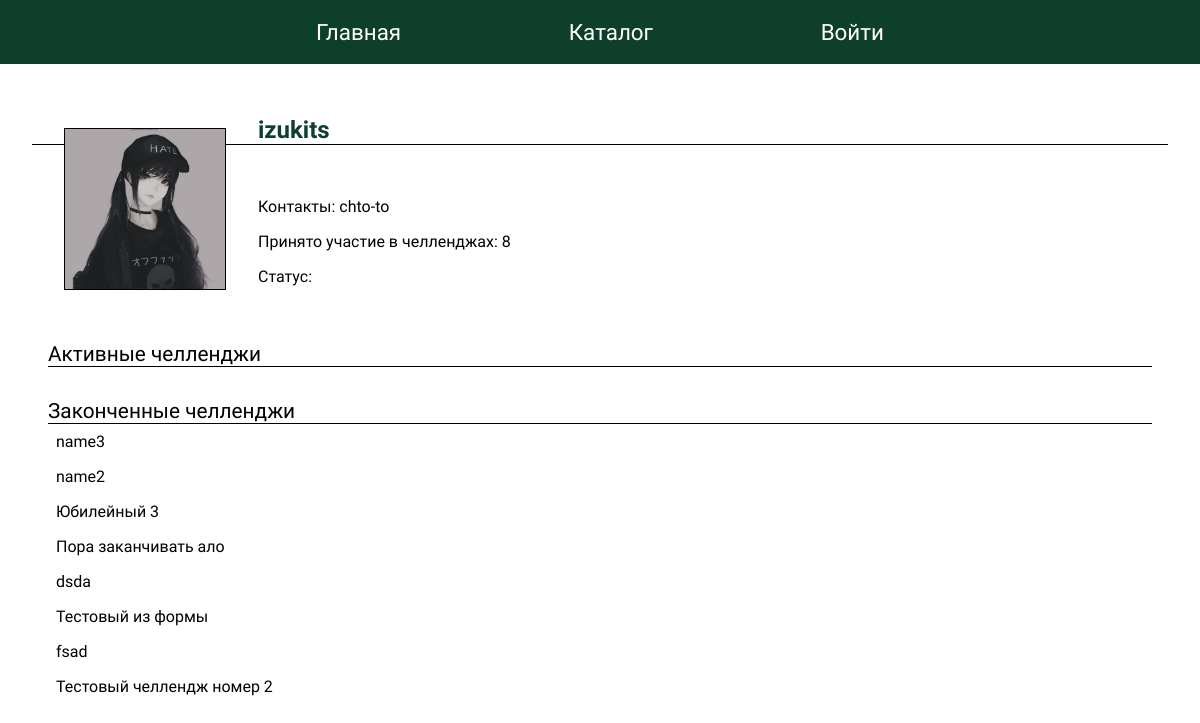
The app's page /profile/user1/ with its own data.
### artfreedom/apps/main/models.py (models this page shows, shortened)
class User_data(models.Model):
    user = models.OneToOneField(User, on_delete=models.CASCADE)
    status = models.CharField("статус пользователя", max_length=500, blank=True)
    contacts = models.CharField("контакты пользователя", max_length=200)
    avatar = models.OneToOneField(Image, on_delete=models.SET_NULL, null=True, blank=True)

class Challenge_to_User(models.Model):
    challenge = models.ForeignKey(Challenge_article, null=True, on_delete=models.SET_NULL)
    user = models.ForeignKey(User_data, null=True, on_delete=models.SET_NULL)
    role = models.CharField(max_length=50, choices=[
                                                ('creator', 'creator'),
                                                ('participant', 'participant')
                                                ])

class Challenge_article(models.Model):
    article_title = models.CharField("название челленджа", max_length=200)
    article_description = models.TextField("описание челленджа")
    pub_date = models.DateTimeField("дата публикации")
    start_date = models.DateTimeField("дата начала", default=datetime.now())
    recruitment_time = models.IntegerField("время челледжа (в днях)")  # in days
    avatar = models.OneToOneField(Image,  null=True, on_delete=models.SET_NULL)
    def __str__(self):
        return self.article_title
    class Meta:
        verbose_name = "Челлендж"
        verbose_name_plural = "Челленджи"

### artfreedom/apps/userprofile/views.py (the view)
# urls.py: path("user<int:userid>/", views.profile, name="profile"),
def profile(request, userid):
    args = {}
    if userid == request.user.id:
        return HttpResponseRedirect("/profile/")
    usr = User.objects.get(id=userid)
    userdata = User_data.objects.get(user=usr)
    args["username"] = usr.username
    args['status'] = userdata.status
    args['contacts'] = userdata.contacts
    args['col_challenges'] = userdata.challenge_to_user_set.count()
    args['challenges'] = userdata.challenge_to_user_set.all()
    if userdata.avatar:
        args['avatar_url'] = userdata.avatar.image.url
    args['ismyprofile'] = request.user.id == userid
    return render(request, "userprofile/profile.html", args)

### artfreedom/templates/userprofile/profile.html (shortened to what this page needs)
{% extends 'base.html' %}
{% load static %}
{% block styles %}
<link rel="stylesheet" href="{% static 'css/profile.css' %}">
<link rel="stylesheet" href="{% static 'css/text.css' %}">
{% endblock %}
{% block main_content %}
{% if username %}
<main class="profile">
    <div class="avatar">
        <img src="{% if avatar_url %}
            {{ avatar_url }}
        {% else %}
            {% static 'imgs/default_avatar.jpg' %}
        {% endif %}
        " alt="{{username}}'s avatar">
    </div>
    <header>
        <h2 class="heading2">{{username}}</h2>
    </header>
    <section >
        <p>Контакты: {{ contacts }}</p>
        <p>Принято участие в челленджах: {{col_challenges}}</p>
        <p>Статус: {{ status }}</p>
    </section>
    <figure class="challenges_gallary clearfix">
        <figcaption>Активные челленджи</figcaption>
    </figure>
    <figure class="challenges_gallary clearfix">
        <figcaption>Законченные челленджи</figcaption>
        {% for ch in  challenges%}
        {% if not ch.active %}
        <a href='{% url 'challenge' ch.challenge.id %}'>{{ch.challenge}}</a>
        {% endif %}
        {% endfor %}
    </figure>
{% endif %}
{% endblock %}

### artfreedom/static/css/base.css (style rules this page uses)
body { padding: 0; margin: 0; font-family: 'Raleway', sans-serif; }

### artfreedom/static/css/profile.css (style rules this page uses)
.clearfix { clear: both; }
div.avatar { width: 10rem; height: 10rem; background-color: blue; float: left; margin: 2rem; border: 1px black solid; }
div.avatar > img { height: 100%; width: 100%; object-fit: cover; }
main.profile { display: block; padding: 2rem; white-space: normal; }
main > section { padding: 1rem; }
main > section, main > header { display: block; margin: 0.5rem 0; }
.img_gallary > figcaption, .challenges_gallary > figcaption { font-size: 1.3rem; margin: 0; border-bottom: 1px black solid; }
.challenges_gallary { margin: 0; padding: 1rem; }
.challenges_gallary > a { padding: 0.5rem; display: block; text-decoration: none; color: black; }

### artfreedom/static/css/text.css (style rules this page uses)
main { display: flex; align-items: flex-start; }
h2.heading2 { color:rgb(14, 63, 42); border-bottom: 1px black solid; }

### records on screen
User_data: contacts "chto-to"
Challenge_to_User: challenge "name3"
Challenge_to_User: challenge "name2"
Challenge_to_User: challenge "Юбилейный 3"
Challenge_to_User: challenge "Пора заканчивать ало"
Challenge_to_User: challenge "dsda"
Challenge_to_User: challenge "Тестовый из формы"
Challenge_to_User: challenge "fsad"
Challenge_to_User: challenge "Тестовый челлендж номер 2"

### other values on screen
{{ username }} "izukits"
{{ col_challenges }} "8"
